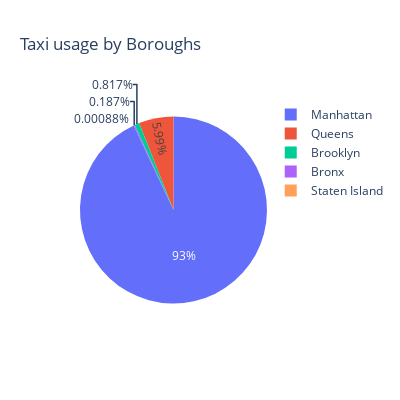

Notebook cell for this chart:
### Code cell
fig = px.pie(df_taxi_subway_aggr, values='taxi_percent', names='borough_x',title="Taxi usage by Boroughs")

fig.update_layout(
        autosize=False,
        width=400,
        height=400)

fig.show()

### Figure 1 — Plotly figure (JSON) as saved in the notebook; plotly's stock layout.template omitted (floating-point values rounded to 4 significant figures)
{"data": [{"domain": {"x": [0, 1], "y": [0, 1]}, "hovertemplate": "borough_x=%{label}<br>taxi_percent=%{value}<extra></extra>", "labels": ["Bronx", "Brooklyn", "Manhattan", "Queens", "Staten Island"], "legendgroup": "", "name": "", "showlegend": true, "type": "pie", "values": [0.1874, 0.817, 93.0, 5.992, 0.00088]}], "layout": {"autosize": false, "height": 400, "legend": {"tracegroupgap": 0}, "title": {"text": "Taxi usage by Boroughs"}, "width": 400}}
